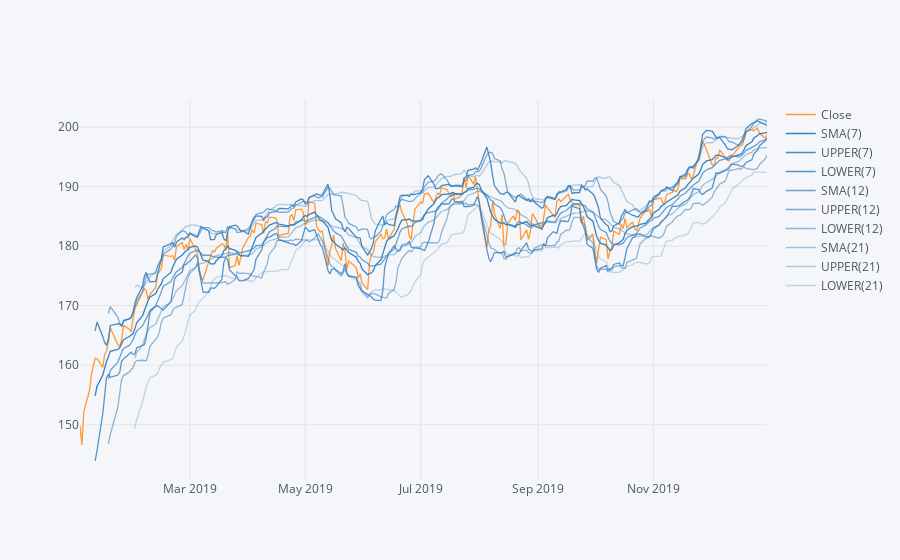

This figure's notebook cell:
### Code cell
VBK['Close'].ix['2019-01-01':'2019-12-31'].ta_plot(study='boll',periods=[7,12,21])

### Figure 1 — Plotly figure (JSON) as saved in the notebook; plotly's stock layout.template omitted (floating-point values rounded to 4 significant figures; data arrays with more than 128 entries replaced by an {"elided": "..."} marker saying what was removed)
{"data": [{"line": {"color": "rgba(255, 153, 51, 1.0)", "dash": "solid", "shape": "linear", "width": 1.3}, "mode": "lines", "name": "Close", "text": "", "type": "scatter", "x": {"elided": "252 str values"}, "y": {"elided": "252 float values"}}, {"line": {"color": "rgba(55, 128, 191, 1.0)", "dash": "solid", "shape": "linear", "width": 1.3}, "mode": "lines", "name": "SMA(7)", "text": "", "type": "scatter", "x": {"elided": "252 str values"}, "y": {"elided": "252 mixed values"}}, {"line": {"color": "rgba(55, 128, 191, 0.911111111111111)", "dash": "solid", "shape": "linear", "width": 1.3}, "mode": "lines", "name": "UPPER(7)", "text": "", "type": "scatter", "x": {"elided": "252 str values"}, "y": {"elided": "252 mixed values"}}, {"line": {"color": "rgba(55, 128, 191, 0.8222222222222222)", "dash": "solid", "shape": "linear", "width": 1.3}, "mode": "lines", "name": "LOWER(7)", "text": "", "type": "scatter", "x": {"elided": "252 str values"}, "y": {"elided": "252 mixed values"}}, {"line": {"color": "rgba(55, 128, 191, 0.7333333333333332)", "dash": "solid", "shape": "linear", "width": 1.3}, "mode": "lines", "name": "SMA(12)", "text": "", "type": "scatter", "x": {"elided": "252 str values"}, "y": {"elided": "252 mixed values"}}, {"line": {"color": "rgba(55, 128, 191, 0.6444444444444444)", "dash": "solid", "shape": "linear", "width": 1.3}, "mode": "lines", "name": "UPPER(12)", "text": "", "type": "scatter", "x": {"elided": "252 str values"}, "y": {"elided": "252 mixed values"}}, {"line": {"color": "rgba(55, 128, 191, 0.5555555555555554)", "dash": "solid", "shape": "linear", "width": 1.3}, "mode": "lines", "name": "LOWER(12)", "text": "", "type": "scatter", "x": {"elided": "252 str values"}, "y": {"elided": "252 mixed values"}}, {"line": {"color": "rgba(55, 128, 191, 0.4666666666666666)", "dash": "solid", "shape": "linear", "width": 1.3}, "mode": "lines", "name": "SMA(21)", "text": "", "type": "scatter", "x": {"elided": "252 str values"}, "y": {"elided": "252 mixed values"}}, {"line": {"color": "rgba(55, 128, 191, 0.3777777777777776)", "dash": "solid", "shape": "linear", "width": 1.3}, "mode": "lines", "name": "UPPER(21)", "text": "", "type": "scatter", "x": {"elided": "252 str values"}, "y": {"elided": "252 mixed values"}}, {"line": {"color": "rgba(55, 128, 191, 0.2888888888888888)", "dash": "solid", "shape": "linear", "width": 1.3}, "mode": "lines", "name": "LOWER(21)", "text": "", "type": "scatter", "x": {"elided": "252 str values"}, "y": {"elided": "252 mixed values"}}], "layout": {"legend": {"bgcolor": "#F5F6F9", "font": {"color": "#4D5663"}}, "paper_bgcolor": "#F5F6F9", "plot_bgcolor": "#F5F6F9", "title": {"font": {"color": "#4D5663"}}, "xaxis": {"gridcolor": "#E1E5ED", "showgrid": true, "tickfont": {"color": "#4D5663"}, "title": {"font": {"color": "#4D5663"}, "text": ""}, "zerolinecolor": "#E1E5ED"}, "yaxis": {"gridcolor": "#E1E5ED", "showgrid": true, "tickfont": {"color": "#4D5663"}, "title": {"font": {"color": "#4D5663"}, "text": ""}, "zerolinecolor": "#E1E5ED"}}}
